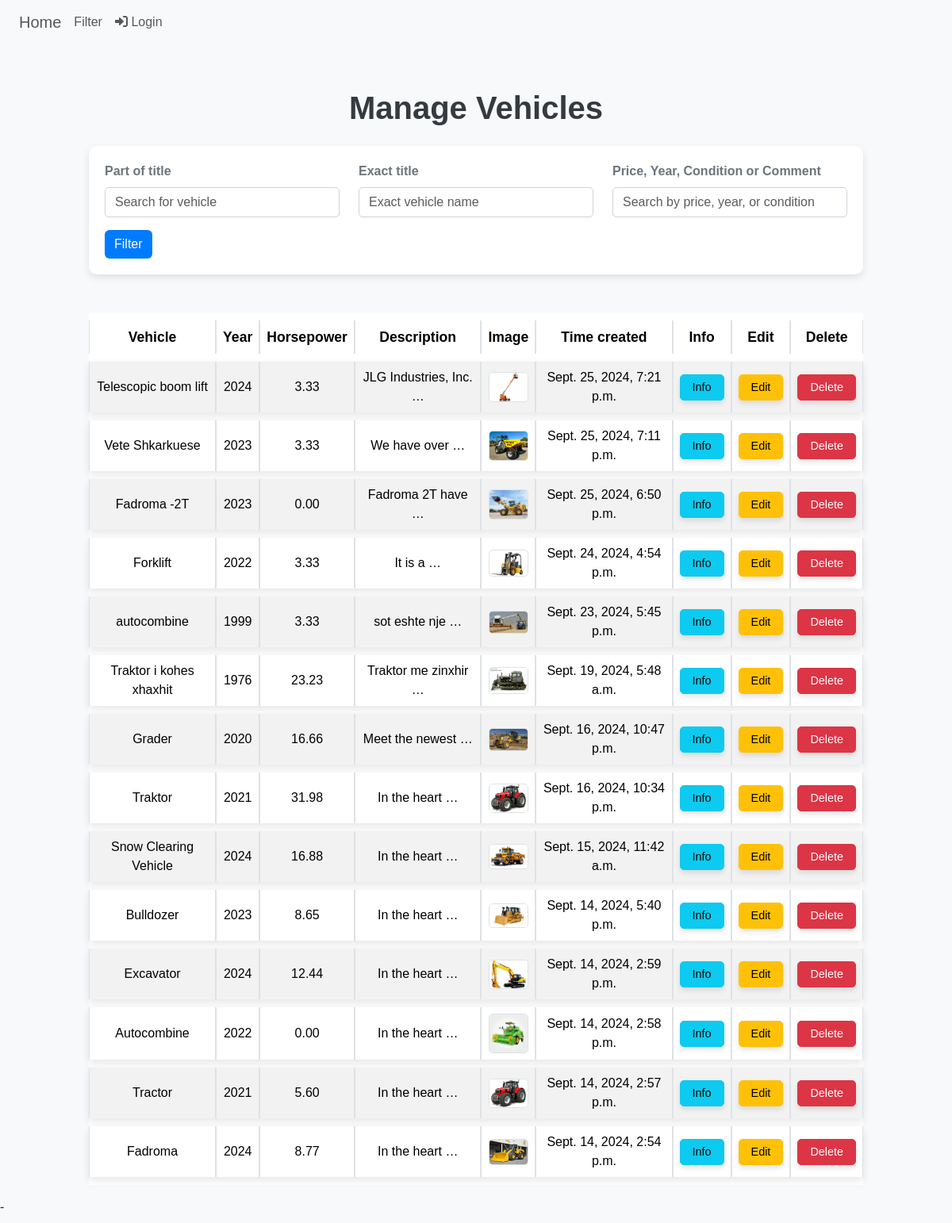
The page /filter_list on the database its author committed.
### sell/models.py (models this page shows, shortened)
class Vehicles(models.Model):
    id = models.UUIDField(primary_key=True, default=uuid.uuid4, editable=False)
    vehicle = models.CharField(max_length=50, null=True, blank=True)  # Example: title, name, etc.
    description = models.TextField(max_length=900, blank=True, null=True)
    produce_year = models.IntegerField()
    horsepower = models.DecimalField(max_digits=6, decimal_places=2, null=False, default=0.00)
    price = models.IntegerField()
    image = models.ImageField(upload_to='sell/images/', blank=True, null=True)
    new_CHOICES = [
        ('new', 'new'),
        ('old', 'old'),
    ]
    new_old = models.CharField( max_length=3, choices=new_CHOICES, default='new')
    time_created = models.DateTimeField(auto_now_add=True)
    amount = models.IntegerField(default=1)
    class Meta:
        permissions = [
            ("vehicle_detail", "You Can view Items"),
            ("create_vehicle", "You Can Create Items"),
            ("update_vehicle", "You Can edit Items"),
            ("delete_vehicle", "You Can delete Items"),
        ]

### sell/view/filter.py (the view, shortened to what this page needs)
# urls.py: path('filter_list', vehicle_filter_list, name='filter_list'),
def vehicle_filter_list(request):
    qs = Vehicles.objects.all()
    word_contains_query = request.GET.get('word_contains')
    word_exact_query = request.GET.get('word_exact')
    comment_price_year_old_query = request.GET.get('comment_price_year_old')
    if word_contains_query:
        qs = qs.filter(vehicle__icontains=word_contains_query)
    if word_exact_query:
        qs = qs.filter(vehicle__iexact=word_exact_query)
    template_name = 'sell/filter_list.html'
    context = {'qs': qs}
    return render(request, template_name, context)

### sell/templates/sell/filter_list.html (shortened to what this page needs)
<!DOCTYPE html>
{% load static %}
<html lang="en">
<head>
    <link href="https://cdn.jsdelivr.net/npm/bootstrap@5.3.3/dist/css/bootstrap.min.css" rel="stylesheet">
    <link rel="stylesheet" href="https://cdnjs.cloudflare.com/ajax/libs/font-awesome/6.0.0-beta3/css/all.min.css">
    <link href="https://cdn.jsdelivr.net/npm/bootstrap@5.3.3/dist/css/bootstrap.min.css" rel="stylesheet">
    <link rel="stylesheet" href="{% static 'css/filter_list.css' %}" type="text/css">
</head>
<body>
<header>
{% include 'sell/navbar_list.html' %}
</header>
<main>
<div class="container mt-5">
    <h1 class="mb-4">Manage Vehicles</h1>
    <form method="GET" action="">
        <div class="row mb-3">
            <div class="col-md-4">
                <label for="word_contains" class="form-label">Part of title</label>
                <input type="text" class="form-control" id="word_contains" name="word_contains"
                       placeholder="Search for vehicle" value="{{ request.GET.word_contains }}">
            </div>
            <div class="col-md-4">
                <label for="word_exact" class="form-label">Exact title</label>
                <input type="text" class="form-control" id="word_exact" name="word_exact"
                       placeholder="Exact vehicle name" value="{{ request.GET.word_exact }}">
            </div>
            <div class="col-md-4">
                <label for="comment_price_year_old" class="form-label">Price, Year, Condition or Comment</label>
                <input type="text" class="form-control" id="comment_price_year_old" name="comment_price_year_old"
                       placeholder="Search by price, year, or condition" value="{{ request.GET.comment_price_year_old }}">
            </div>
        </div>
        <button type="submit" class="btn btn-primary">Filter</button>
    </form>
</div>
<div class="container mt-5">
<table class="table table-striped table-bordered table-hover">
    <thead>
        <tr class="thead">
            <th>Vehicle</th>
            <th>Year</th>
            <th>Horsepower</th>
            <th>Description</th>
            <th>Image</th>
            <th>Time created</th>
            <th>Info</th>
            <th>Edit</th>
            <th>Delete</th>
        </tr>
    </thead>
    <tbody>
        {% for vehicle in qs reversed %}
        <tr>
            <td>{{ vehicle.vehicle }}</td>
            <td>{{ vehicle.produce_year }}</td>
            <td>{{ vehicle.horsepower }}</td>
            <td>{{ vehicle.description|truncatewords:3 }}</td>
            <td>{% if vehicle.image %}<img src="{{ vehicle.image.url }}" width="50px" alt="Vehicle"/>{% else %}No Image{% endif %}</td>
            <td>{{ vehicle.time_created }}</td>
            <td><a href="{% url 'vehicle_detail' vehicle.id %}" class="btn btn-info">Info</a></td>
            <td><a href="{% url 'update_vehicle' vehicle.id %}" class="btn btn-warning">Edit</a></td>
            <td><a href="{% url 'delete_vehicle' vehicle.id %}" class="btn btn-danger">Delete</a></td>
        </tr>
        {% empty %}
        <tr>
            <td colspan="8">No vehicles found.</td>
        </tr>
        {% endfor %}
    </tbody>
</table>
</div>-
</main>
</body>
</html>

### static/sell/css/filter_list.css (style rules this page uses)
body { background-color: #f8f9fa; font-family: 'Arial', sans-serif; }
header { margin-bottom: 20px; background-color: #343a40; color: #fff; }
h1 { text-align: center; color: #343a40; font-weight: bold; font-size: 2.5rem; }
form { background-color: #ffffff; padding: 20px; border-radius: 10px; box-shadow: 0px 4px 10px rgba(0, 0, 0, 0.1); }
label { font-weight: bold; color: #6c757d; }
.form-control { border-radius: 5px; border: 1px solid #ced4da; }
.btn-primary { background-color: #007bff; border: none; transition: background-color 0.3s ease; }
.table { background-color: #ffffff; border-collapse: separate; border-spacing: 0 10px; }
.table th, .table td { vertical-align: middle; text-align: center; }
thead { background-color: #007bff; color: #fff; }
thead th { padding: 15px; font-size: 1.1rem; }
tbody tr { background-color: #ffffff; box-shadow: 0px 4px 10px rgba(0, 0, 0, 0.1); }
img { border-radius: 5px; border: 1px solid #dee2e6; }
.btn-info, .btn-warning, .btn-danger { padding: 5px 15px; font-size: 0.9rem; border-radius: 5px; box-shadow: 0px 4px 6px rgba(0, 0, 0, 0.1); transition: box-shadow 0.3s ease, transform 0.3s ease; }
.container { max-width: 1000px; }

### rows shown on the page
Vehicles: vehicle "Telescopic boom lift", produce_year "2024", horsepower "3.33", description "JLG Industries, Inc. …", image (picture), time_created "Sept. 25, 2024, 7:21 p.m."
Vehicles: vehicle "Vete Shkarkuese", produce_year "2023", horsepower "3.33", description "We have over …", image (picture), time_created "Sept. 25, 2024, 7:11 p.m."
Vehicles: vehicle "Fadroma -2T", produce_year "2023", horsepower "0.00", description "Fadroma 2T have …", image (picture), time_created "Sept. 25, 2024, 6:50 p.m."
Vehicles: vehicle "Forklift", produce_year "2022", horsepower "3.33", description "It is a …", image (picture), time_created "Sept. 24, 2024, 4:54 p.m."
Vehicles: vehicle "autocombine", produce_year "1999", horsepower "3.33", description "sot eshte nje …", image (picture), time_created "Sept. 23, 2024, 5:45 p.m."
Vehicles: vehicle "Traktor i kohes xhaxhit", produce_year "1976", horsepower "23.23", description "Traktor me zinxhir …", image (picture), time_created "Sept. 19, 2024, 5:48 a.m."
Vehicles: vehicle "Grader", produce_year "2020", horsepower "16.66", description "Meet the newest …", image (picture), time_created "Sept. 16, 2024, 10:47 p.m."
Vehicles: vehicle "Traktor", produce_year "2021", horsepower "31.98", description "In the heart …", image (picture), time_created "Sept. 16, 2024, 10:34 p.m."
Vehicles: vehicle "Snow Clearing Vehicle", produce_year "2024", horsepower "16.88", description "In the heart …", image (picture), time_created "Sept. 15, 2024, 11:42 a.m."
Vehicles: vehicle "Bulldozer", produce_year "2023", horsepower "8.65", description "In the heart …", image (picture), time_created "Sept. 14, 2024, 5:40 p.m."
Vehicles: vehicle "Excavator", produce_year "2024", horsepower "12.44", description "In the heart …", image (picture), time_created "Sept. 14, 2024, 2:59 p.m."
Vehicles: vehicle "Autocombine", produce_year "2022", horsepower "0.00", description "In the heart …", image (picture), time_created "Sept. 14, 2024, 2:58 p.m."
Vehicles: vehicle "Tractor", produce_year "2021", horsepower "5.60", description "In the heart …", image (picture), time_created "Sept. 14, 2024, 2:57 p.m."
Vehicles: vehicle "Fadroma", produce_year "2024", horsepower "8.77", description "In the heart …", image (picture), time_created "Sept. 14, 2024, 2:54 p.m."
